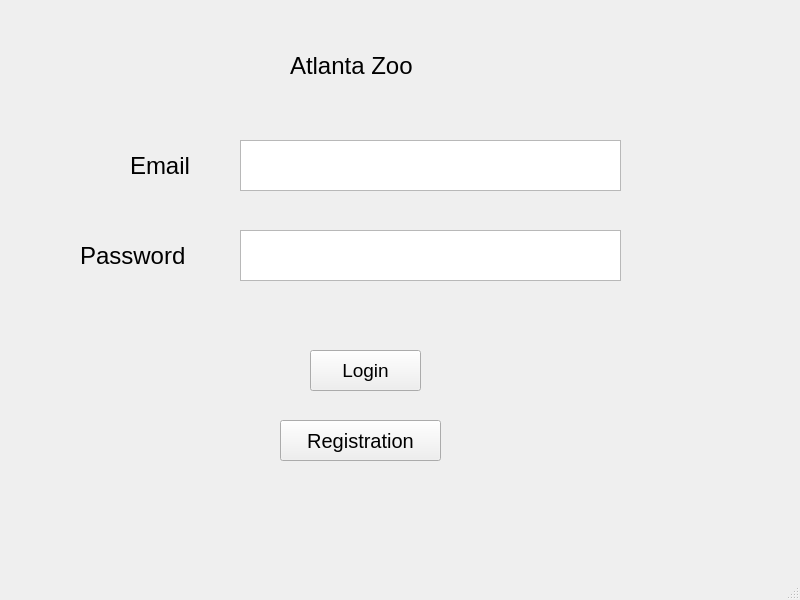
<?xml version="1.0" encoding="UTF-8"?>
<ui version="4.0">
 <class>LoginPage</class>
 <widget class="QMainWindow" name="LoginPage">
  <property name="geometry">
   <rect>
    <x>0</x>
    <y>0</y>
    <width>800</width>
    <height>600</height>
   </rect>
  </property>
  <property name="windowTitle">
   <string>LoginPage</string>
  </property>
  <widget class="QWidget" name="centralwidget">
   <widget class="QPushButton" name="loginButton">
    <property name="geometry">
     <rect>
      <x>310</x>
      <y>350</y>
      <width>111</width>
      <height>41</height>
     </rect>
    </property>
    <property name="font">
     <font>
      <family>MS Sans Serif</family>
      <pointsize>14</pointsize>
     </font>
    </property>
    <property name="text">
     <string>Login</string>
    </property>
   </widget>
   <widget class="QPushButton" name="registrationButton">
    <property name="geometry">
     <rect>
      <x>280</x>
      <y>420</y>
      <width>161</width>
      <height>41</height>
     </rect>
    </property>
    <property name="font">
     <font>
      <family>MS Sans Serif</family>
      <pointsize>15</pointsize>
     </font>
    </property>
    <property name="text">
     <string>Registration</string>
    </property>
   </widget>
   <widget class="QTextEdit" name="emailText">
    <property name="geometry">
     <rect>
      <x>240</x>
      <y>140</y>
      <width>381</width>
      <height>51</height>
     </rect>
    </property>
    <property name="font">
     <font>
      <family>MS Sans Serif</family>
      <pointsize>15</pointsize>
     </font>
    </property>
   </widget>
   <widget class="QTextEdit" name="textEdit_2">
    <property name="geometry">
     <rect>
      <x>240</x>
      <y>230</y>
      <width>381</width>
      <height>51</height>
     </rect>
    </property>
    <property name="font">
     <font>
      <family>MS Sans Serif</family>
      <pointsize>15</pointsize>
     </font>
    </property>
   </widget>
   <widget class="QLabel" name="emailLabel">
    <property name="geometry">
     <rect>
      <x>130</x>
      <y>150</y>
      <width>81</width>
      <height>31</height>
     </rect>
    </property>
    <property name="font">
     <font>
      <family>Arial</family>
      <pointsize>18</pointsize>
     </font>
    </property>
    <property name="text">
     <string>Email</string>
    </property>
   </widget>
   <widget class="QLabel" name="passwordLabel">
    <property name="geometry">
     <rect>
      <x>80</x>
      <y>240</y>
      <width>141</width>
      <height>31</height>
     </rect>
    </property>
    <property name="font">
     <font>
      <family>Arial</family>
      <pointsize>18</pointsize>
     </font>
    </property>
    <property name="text">
     <string>Password</string>
    </property>
   </widget>
   <widget class="QLabel" name="atlantaZooLabel">
    <property name="geometry">
     <rect>
      <x>290</x>
      <y>50</y>
      <width>151</width>
      <height>31</height>
     </rect>
    </property>
    <property name="font">
     <font>
      <family>Arial</family>
      <pointsize>18</pointsize>
     </font>
    </property>
    <property name="text">
     <string>Atlanta Zoo</string>
    </property>
   </widget>
  </widget>
  <widget class="QMenuBar" name="menubar">
   <property name="geometry">
    <rect>
     <x>0</x>
     <y>0</y>
     <width>800</width>
     <height>26</height>
    </rect>
   </property>
  </widget>
  <widget class="QStatusBar" name="statusbar"/>
 </widget>
 <resources/>
 <connections/>
</ui>
